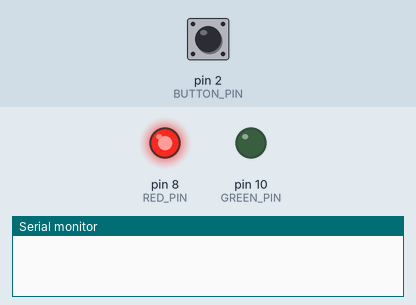
A sketch run on a simulated Arduino Uno, built with avr-gcc and run on an emulated ATmega328P. Parts: output pins drawn as LEDs (lit = HIGH), the last lines printed to the serial monitor. The inputs (shaded band) are chosen by the test bench; at power-on: pin 2 (BUTTON_PIN) LOW.

Above: at 1.2 s.
1.3 s: pin 2 (BUTTON_PIN) pulled HIGH for 0.15 s
At 7.3 s:
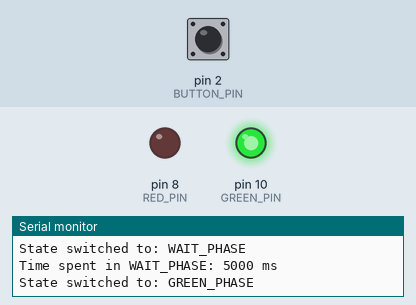
Timing chart, 0 to 13.0 s (numbered marks = the images above; inputs shaded):
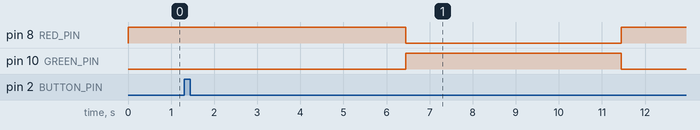

The sketch:

traffic_light.ino
```cpp
// -- Hardware Pins --
#define RED_PIN                     8
#define GREEN_PIN                   10
#define BUTTON_PIN                  2     // Must be an interrupt-capable pin

// -- Timing Constants --
#define MS_PER_TICK                 50
#define TIMER1_COMPARE_VALUE        3124  // (16MHz / (PRESCALER * 20Hz)) - 1 = 50ms tick, PRESCALER = 256

#define DEBOUNCE_MS                 50    // Minimum press duration to ignore button noise
#define LONG_PRESS_MS               4000  // 4s

#define NORMAL_WAIT_MS              5000  // 5s
#define EMERGENCY_WAIT_MS           2000  // 2s
#define NORMAL_GREEN_MS             5000  // 5s
#define EMERGENCY_GREEN_MS          8000  // 8s

#define ENTER_NORMAL_BLINK_COUNT    8     // Blink 8 times when entering normal mode
#define ENTER_EMERGENCY_BLINK_COUNT 4     // Blink 4 times when entering emergency mode
#define ENTER_NORMAL_BLINK_MS       500   // Blink for 0.5s (0.25s ON + 0.25s OFF) when entering normal mode
#define ENTER_EMERGENCY_BLINK_MS    1000  // Blink for 1s (0.5s ON + 0.5s OFF) when entering emergency mode

// -- Modes and States --
enum Mode  { NORMAL, EMERGENCY };
enum State { RED_PHASE, WAIT_PHASE, GREEN_PHASE, BLINK_PHASE };

// -- ISR-shared variables --
volatile unsigned long systemTicks = 0;		// Master clock: incremented every 50ms by Timer1 ISR
volatile unsigned long pressStartTicks = 0; // Tick count when button was pressed down
volatile unsigned long pressEndTicks = 0;	// Tick count when button was released
volatile bool buttonReleased = false;	    // Set by buttonISR

// -- Main program variables --
Mode currentMode = NORMAL;
State currentState = RED_PHASE;
unsigned long lastPressDurationMs = 0; // Duration of the last button press in ms
unsigned long phaseStartTicks = 0;     // Tick count when the current phase began
unsigned long targetTicks = 0;		   // Tick count at which the current phase should end
unsigned long nextToggleTick = 0;	   // Tick count at which the next LED toggle should happen
int togglesRemaining = 0;              // How many LED toggles are left
int toggleIntervalTicks = 0;		   // Ticks between each LED toggle


// -- Forward declarations --
void handleButtonPress();
void handleLongPress();
void handleShortPress();
void handleWaitPhase();
void handleGreenPhase();
void handleBlinkPhase();
void enterRedPhase();
void enterGreenPhase();
void startBlinking(int blinks, int intervalMs);
void setupTimer1();
unsigned long getSystemTicks();

// -- Main Program --

void setup() {
    Serial.begin(9600);
    pinMode(RED_PIN, OUTPUT);
    pinMode(GREEN_PIN, OUTPUT);
    pinMode(BUTTON_PIN, INPUT);

    // Initial state: red on, green off
    digitalWrite(RED_PIN, HIGH);
    digitalWrite(GREEN_PIN, LOW);

    attachInterrupt(digitalPinToInterrupt(BUTTON_PIN), buttonISR, CHANGE);
    setupTimer1();
}

void loop() {
    if (buttonReleased)           	 handleButtonPress();
    if (currentState == WAIT_PHASE)  handleWaitPhase();
    if (currentState == GREEN_PHASE) handleGreenPhase();
    if (currentState == BLINK_PHASE) handleBlinkPhase();
}

// -- Handlers --

// Computes press duration, prints it, then delegates to the appropriate handler
void handleButtonPress() {
    buttonReleased = false;
    lastPressDurationMs = (pressEndTicks - pressStartTicks) * MS_PER_TICK; // Calculate how long the button was held

    Serial.print("Button pressed for: ");
    Serial.print(lastPressDurationMs);
    Serial.println(" ms");

    if (lastPressDurationMs >= LONG_PRESS_MS) {
        handleLongPress(); // Trigger mode change
    } else if (lastPressDurationMs > DEBOUNCE_MS && currentState == RED_PHASE) {
        handleShortPress(); // Trigger state change
    }
}

// Long press: changes the mode and blinks to confirm the change
void handleLongPress() {
    currentMode = (currentMode == NORMAL) ? EMERGENCY : NORMAL; // Change the mode
    Serial.print("Mode switched to: ");
    Serial.println(currentMode == NORMAL ? "NORMAL" : "EMERGENCY");

    // Blink green LED to confirm the new mode: blink_count = how many blinks, blink_ms = how long each blink lasts
	if (currentMode == NORMAL) {
		startBlinking(ENTER_NORMAL_BLINK_COUNT, ENTER_NORMAL_BLINK_MS);
	} else {
		startBlinking(ENTER_EMERGENCY_BLINK_COUNT, ENTER_EMERGENCY_BLINK_MS);
	}
}

// Short press: changes the state to WAIT_PHASE to begin the crossing sequence
void handleShortPress() {
    phaseStartTicks = getSystemTicks();

	// Schedule the end of the wait phase based on the current mode
    targetTicks = phaseStartTicks + (currentMode == NORMAL ? NORMAL_WAIT_MS : EMERGENCY_WAIT_MS) / MS_PER_TICK;

	currentState = WAIT_PHASE;
    Serial.println("State switched to: WAIT_PHASE");
}

// Once WAIT_PHASE duration has passed, transitions to GREEN_PHASE
void handleWaitPhase() {
    if (getSystemTicks() < targetTicks) return; // WAIT_PHASE duration not passed

    unsigned long t = getSystemTicks();
    Serial.print("Time spent in WAIT_PHASE: ");
    Serial.print((t - phaseStartTicks) * MS_PER_TICK);
    Serial.println(" ms");

    enterGreenPhase();
}

// Once GREEN_PHASE duration has passed, transitions back to RED_PHASE
void handleGreenPhase() {
    if (getSystemTicks() < targetTicks) return; // GREEN_PHASE duration not passed

    unsigned long t = getSystemTicks();
    Serial.print("Time spent in GREEN_PHASE: ");
    Serial.print((t - phaseStartTicks) * MS_PER_TICK);
    Serial.println(" ms");

    enterRedPhase();
}

// Toggles the green LED on each interval tick and transitions to RED_PHASE when all toggles are done
void handleBlinkPhase() {
    if (getSystemTicks() < nextToggleTick) return; // Not time for next toggle yet

    unsigned long t = getSystemTicks();
    digitalWrite(GREEN_PIN, !digitalRead(GREEN_PIN)); // Toggle green LED
    togglesRemaining--;

    if (togglesRemaining > 0) {
        nextToggleTick = t + toggleIntervalTicks; // Schedule next toggle
    } else {
		// All toggles done, return to red
        Serial.print("Time spent in BLINK_PHASE: ");
        Serial.print((t - phaseStartTicks) * MS_PER_TICK);
        Serial.println(" ms");

        enterRedPhase();
    }
}

// -- Helper functions --

// Shared entry point for any phase transitioning to RED_PHASE
void enterRedPhase() {
    currentState = RED_PHASE;
    digitalWrite(RED_PIN, HIGH);  // Turn red on
    digitalWrite(GREEN_PIN, LOW); // Turn green off
    Serial.println("State switched to: RED_PHASE");
}

// Shared entry point for any phase transitioning to GREEN_PHASE
void enterGreenPhase() {
    phaseStartTicks = getSystemTicks();
    currentState = GREEN_PHASE;
    targetTicks = phaseStartTicks + (currentMode == NORMAL ? NORMAL_GREEN_MS : EMERGENCY_GREEN_MS) / MS_PER_TICK; // Schedule end of green phase
    digitalWrite(RED_PIN, LOW);   // Turn red off
    digitalWrite(GREEN_PIN, HIGH);// Turn green on
    Serial.println("State switched to: GREEN_PHASE");
}

// Blinking sequence initializer: sets up toggles count, interval, and schedules the first toggle
void startBlinking(int blinks, int intervalMs) {
    phaseStartTicks = getSystemTicks();
    currentState = BLINK_PHASE;
    togglesRemaining = blinks * 2;                          // ON is one toggle, OFF is another
    toggleIntervalTicks = (intervalMs / 2) / MS_PER_TICK;   // intervalMs is full blink, divide by 2 for each toggle
    nextToggleTick = phaseStartTicks + toggleIntervalTicks; // Schedule first toggle
    digitalWrite(RED_PIN, LOW);                             // Turn red OFF
    digitalWrite(GREEN_PIN, HIGH);                          // Start with green ON
    Serial.println("State switched to: BLINK_PHASE");
}

// Safe atomic read of systemTicks
unsigned long getSystemTicks() {
    cli(); 							// Disable interrupts to prevent mid-read update
    unsigned long t = systemTicks;
    sei(); 							// Re-enable interrupts
    return t;
}

// --- ISRs ---

// Fires on button press and release; records ticks and sets a flag
void buttonISR() {
    if (digitalRead(BUTTON_PIN) == HIGH) {
        pressStartTicks = systemTicks; // Record button press time
    } else {
        pressEndTicks  = systemTicks;  // Record button release time
        buttonReleased = true;         // Signal loop() to process the press
    }
}

// Fires every 50ms; advances the master clock by one tick
ISR(TIMER1_COMPA_vect) {
    systemTicks++;
}

// -- Timer1 Configuration --

void setupTimer1() {
    cli(); 							// Disable interrupts during setup
    TCCR1A = 0; 					// Clear control registers
    TCCR1B = 0;
    TCNT1  = 0; 					// Reset counter value
    OCR1A  = TIMER1_COMPARE_VALUE;
    TCCR1B |= (1 << WGM12); 		// CTC mode: reset counter on compare match
    TCCR1B |= (1 << CS12);  		// Prescaler: 256
    TIMSK1 |= (1 << OCIE1A);		// Enable compare match interrupt
    sei(); 							// Re-enable interrupts
}
```

Measured:
- after the input at 1.3 s, pin 8 (RED_PIN): HIGH → LOW after 5.2 s, → HIGH 5.0 s later; pin 10 (GREEN_PIN): LOW → HIGH after 5.2 s, → LOW 5.0 s later
